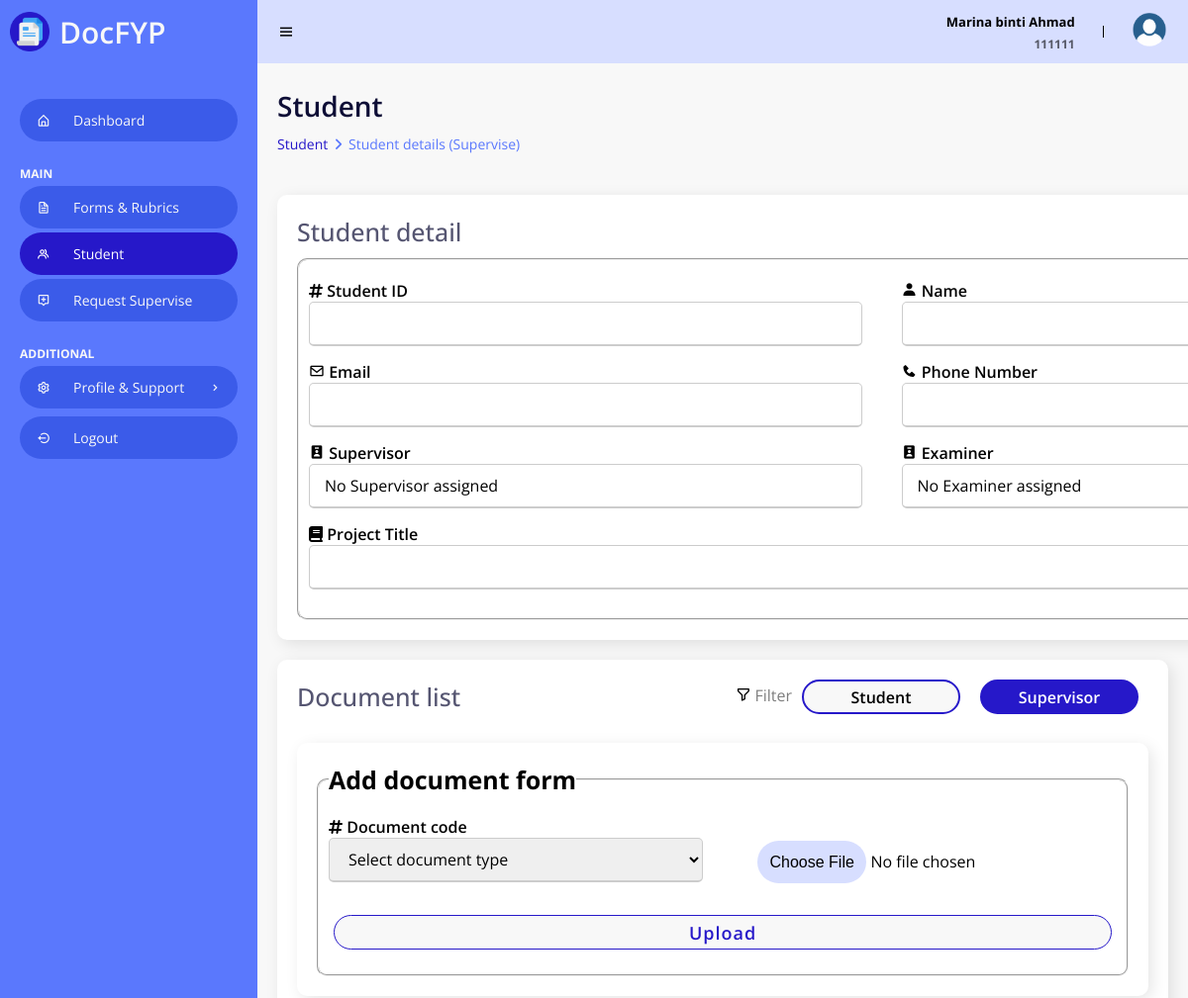
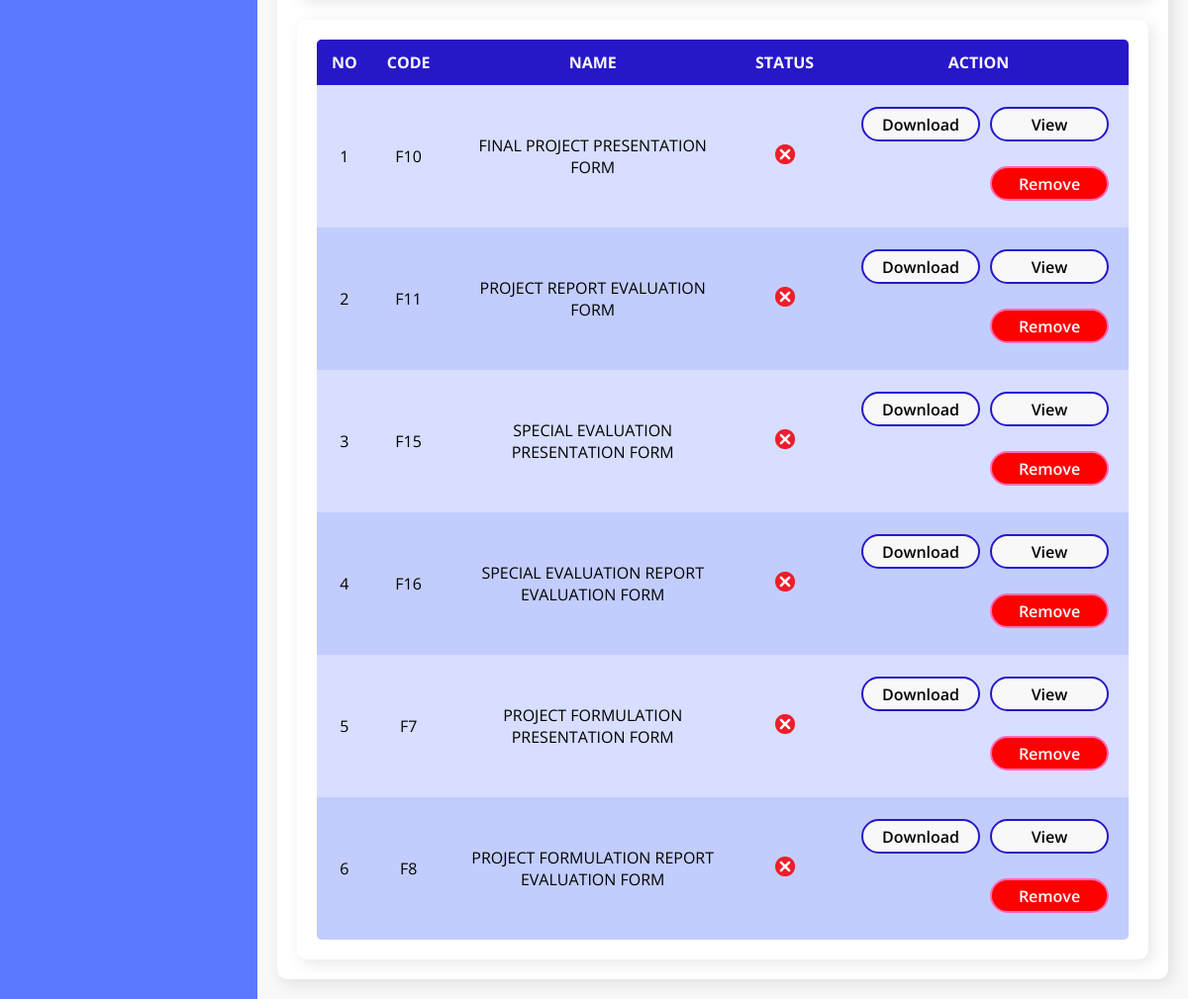
Page /Lecturer/studentICSVSupervisor.php (signed in) on the committed database (2 pictures, top to bottom).
### tables this page shows
CREATE TABLE `doctype` (
  `docCode` varchar(10) NOT NULL,
  `docName` varchar(50) NOT NULL,
  `docFileName` varchar(100) NOT NULL,
  `docExtension` varchar(100) NOT NULL,
  `docSize` varchar(100) NOT NULL,
  `docMark` varchar(50) NOT NULL,
  `docDecs` varchar(50) NOT NULL
);

### Lecturer/studentICSVSupervisor.php (the view, shortened to what this page needs)
<!DOCTYPE html>
<html>
<head>
    <link rel="stylesheet" href="StyleHome.css">
    <link href='https://unpkg.com/boxicons@2.0.9/css/boxicons.min.css' rel='stylesheet'>
    <link rel="stylesheet" href="https://cdnjs.cloudflare.com/ajax/libs/font-awesome/6.4.0/css/all.min.css">
    <?php
        include("../Dbconn.php");
    ?>
</head>
<body>
    <section id="sidebar">
        <a href="Home.php" class="brand">
            <img class="logo" src="/Edms/images/logo.png" alt="Logo">
            DocFYP
        </a>
        <ul class="side-menu">
            <li><a href="Home.php"><i class='bx bx-home-alt icon' ></i>Dashboard</a></li>
            <li class="divider" data-text="main">Main</li>
            <li><a href="FormRubric.php"><i class='bx bx-file icon'></i> Forms & Rubrics</a></li>
            <li><a href="student.php" class="active"><i class='bx bx-group icon' ></i></i> Student</a></li>
            <li><a href="requestSupervise.php"><i class='bx bx-message-alt-add icon'></i> Request Supervise </a></li>
            <li class="divider" data-text="ADDITIONAL">Setting & Support</li>
            <li>
                <a href="#"><i class='bx bx-cog icon' ></i> Profile & Support <i class='bx bx-chevron-right icon-right' ></i></a>
            </li>
            <li><a href="/Edms/Logout.php"><i class='bx bx-log-out-circle icon'></i> Logout</a></li>
        </ul>
    </section>
    <section id="content">
        <nav>
            <i class='bx bx-menu toggle-sidebar' ></i>
            <div class="sessionInfo">
                <?php
                if (isset($_SESSION["log"]) && ($_SESSION["log"] == 2)) {
                    ?>
                    <div class="userFullName">
                        <p><?php echo $_SESSION["lect_name"]?></p>
                    </div>
                    <div class="userID">
                        <p><?php echo $_SESSION["lect_id"]; ?></p>
                    </div>
                    <?php
                } else {
                    echo "<meta http-equiv=\"refresh\" content=\"2;URL=../Login.php\"/>";
                }
                ?>
            </div>
            <div class="profile">
                <img src="/Edms/images/userdp.png" alt="Profile picture">
            </div>
        </nav>
        <main>
            <?php
            $stud_id = $_GET['studID'];
            $sql = "SELECT * FROM student WHERE studID = '" .$stud_id. "'";
            $query = mysqli_query($connection, $sql) or die("Query Fail");
            $data = mysqli_fetch_array($query);
            ?>
            <h1 class="title">Student</h1>
            <ul class="breadcrumbs">
                <li><a href="student.php">Student</a></li>
                <li class="divider"><i class="fa fa-solid fa-angle-right"></i></li>
                <li><a href="student.php" class="active">Student details (Supervise)</a></li>
            </ul>
            <br>
            <div class="data">
                <div class="content-data">
                    <div class="titleContentWButton">
                        <h1 class="titleContent">Student detail</h1>
                    </div>
                    <fieldset>
                        <form action="editClassProcess.php" method="POST" enctype="multipart/form-data">
                            <div class="form-details">
                                <div class="input-box">
                                    <i class="fa-solid fa-hashtag"></i>
                                    <span class="details">Student ID</span>
                                    <input type="text"
                                    value="<?php echo $data['studID']; ?>"
                                    name="classID"
                                    readonly>
                                </div>
                                <div class="input-box">
                                    <i class='bx bxs-user'></i>
                                    <span class="details">Name</span>
                                    <input type="text"
                                    value="<?php echo $data['studName']; ?>"
                                    name="className"
                                    readonly>
                                </div>
                                <div class="input-box">
                                    <i class='bx bx-envelope' ></i>
                                    <span class="details">Email</span>
                                    <input type="text"
                                    value="<?php echo $data['studEmail']; ?>"
                                    name="classYear"
                                    readonly>
                                </div>
                                <div class="input-box">
                                    <i class='bx bxs-phone' ></i>
                                    <span class="details">Phone Number</span>
                                    <input type="text"
                                    value="<?php echo $data['studPhoneNum']; ?>"
                                    name="classSession"
                                    readonly>
                                </div>
                                <?php
                                $sql = "SELECT * FROM lecturer WHERE lectID = '".$data['studSV']."'";
                                $query = mysqli_query($connection, $sql);
                                $rowSV = mysqli_fetch_array($query);
                                $sql = "SELECT * FROM lecturer WHERE lectID = '".$data['studExam']."'";
                                $query = mysqli_query($connection, $sql);
                                $rowExam = mysqli_fetch_array($query);
                                if (!empty($data['studSV'])) {
                                    $sqlSV = "SELECT * FROM lecturer WHERE lectID = '" . $data['studSV'] . "'";
                                    $sqlAdminSV = "SELECT * FROM admin WHERE adminID = '" . $data['studSV'] . "'";
                                    $querySV = mysqli_query($connection, $sqlSV);
                                    $queryAdminSV = mysqli_query($connection, $sqlAdminSV);
                                    $rowSV = mysqli_fetch_array($querySV);
                                    $rowAdminSV = mysqli_fetch_array($queryAdminSV);
                                } else {
                                    $rowSV = null;
                                    $rowAdminSV = null;
                                }
                                if (!empty($data['studExam'])) {
                                    $sqlExam = "SELECT * FROM lecturer WHERE lectID = '" . $data['studExam'] . "'";
                                    $sqlAdminExam = "SELECT * FROM admin WHERE adminID = '" . $data['studExam'] . "'";
                                    $queryExam = mysqli_query($connection, $sqlExam);
                                    $queryAdminExam = mysqli_query($connection, $sqlAdminExam);
                                    $rowExam = mysqli_fetch_array($queryExam);
                                    $rowAdminExam = mysqli_fetch_array($queryAdminExam);
                                } else {
                                    $rowExam = null;
                                    $rowAdminExam = null;
                                }
                                ?>
                                <div class="input-box">
                                    <i class='bx bxs-user-badge' ></i>
                                    <span class="details">Supervisor</span><br>
                                    <input type="text"
                                    value="<?php echo ($rowSV != null) ? $rowSV['lectName'] : (($rowAdminSV != null) ? $rowAdminSV['adminName'] : "No Supervisor assigned"); ?>"
                                    name="classSession"
                                    readonly>
                                </div>
                                <div class="input-box">
                                    <i class='bx bxs-user-badge' ></i>
                                    <span class="details">Examiner</span><br>
                                    <input type="text"
                                    value="<?php echo ($rowExam != null) ? $rowExam['lectName'] : (($rowAdminExam != null) ? $rowAdminExam['adminName'] : "No Examiner assigned"); ?>"
                                    name="classSession"
                                    readonly>
                                </div>
                                <div class="input-box">
                                    <i class="fa-solid fa-book"></i>
                                    <span class="details">Project Title</span><br>
                                    <input type="text" style="width: 1157px;"
                                    value="<?php echo $data['studFYPTitle']; ?>"
                                    name="classSession"
                                    readonly>
                                </div>
                            </div>
                        </form>
                    </fieldset>
                </div>
            </div>
            <div class="data">
                <div class="content-data">
                    <div class="titleContentWButton">
                        <h1 class="titleContent">Document list</h1>
                        <a href="#">
                            <button class="addBtn" style="margin: 0 10px; background: #2618c9; color: white;">
                                Supervisor
                            </button>
                        </a>
                        <a href="studentICSV.php?studID=<?php echo $data['studID']; ?>" class="active">
                            <button class="addBtn" style="margin: 0 10px; ">
                                Student
                            </button>
                        </a>
                        <div class="filter" style="float: right; margin-top: 5px;">
                            <i class='bx bx-filter-alt'></i>
                            <span class="details" style="opacity: 0.5;">Filter</span>
                        </div>
                    </div>
                    <div class="data">
                        <div class="content-data">
                            <fieldset>
                                <legend>
                                    Add document form
                                </legend>
                                <form action="studentICSVSupervisorProcess.php" method="POST" enctype="multipart/form-data">
                                    <div class="form-details">
                                        <div class="input-box">
                                            <i class="fa-solid fa-hashtag"></i>
                                            <span class="details">Document code</span>
                                            <select name="docType" required>
                                                <option value="" disabled selected hidden>Select document type</option>
                                            </select>
                                        </div>
                                        <div class="input-box">
                                            <input class="upload-box" type="file" name="docFile" id="docFile" required style="border: 0px; margin-top: 25px;">
                                        </div>
                                    </div>
                                    <div class="button">
                                        <input type="submit" value="Upload" name="uploadDoc" id="uploadDoc">
                                    </div>
                                </form>
                            </fieldset>
                        </div>
                    </div>
                    <br>
                    <?php
                    $sqlDocType = "SELECT * FROM doctype WHERE docDecs = 'Supervisor and examiner marks required' OR docDecs = 'All marks required'";
                    $queryDocType = mysqli_query($connection, $sqlDocType) or die("not found");
                    $count = 1;
                    ?>
                    <div class="content-data">
                        <table>
                            <tr>
                                <th>no</th>
                                <th>code</th>
                                <th>name</th>
                                <th>status</th>
                                <th>action</th>
                            </tr>
                            <?php
                            while ($rowDocType= mysqli_fetch_array($queryDocType)) {
                                $sqlCheckDoc = "SELECT * FROM document WHERE docCode = '" . $rowDocType["docCode"] . "' AND uploadBy = '" . $data['studSV'] . "'";
                                $queryCheckDoc = mysqli_query($connection, $sqlCheckDoc);
                                $getDocID = mysqli_fetch_array($queryCheckDoc);
                                $status = (mysqli_num_rows($queryCheckDoc) > 0) ? "<img src='/Edms/images/yes.png' style='width:20px; height: 20px;'>" : "<img src='/Edms/images/no.png' style='width:20px; height: 20px;'>";
                                ?>
                                <tr>
                                    <td><?php echo $count; ?></td>
                                    <td><?php echo $rowDocType["docCode"]; ?></td>
                                    <td><?php echo $rowDocType["docName"]; ?></td>
                                    <td><?php echo $status; ?></td>
                                    <td>
                                        <a class="dw" target="_blank" href="studentICSVSupervisorVDD.php?docView=<?php echo $getDocID["docID"]; ?>&studID=<?php echo $stud_id ?>">
                                            <button class="actionBtn">
                                                View
                                            </button>
                                        </a>
                                        <a class="dw" target="_blank" href="studentICSVSupervisorVDD.php?docDw=<?php echo $getDocID["docID"]; ?>&studID=<?php echo $stud_id ?>">
                                            <button class="actionBtn">
                                                Download
                                            </button>
                                        </a>
                                        <a class="dw" href="studentICSVSupervisorVDD.php?docRemove=<?php echo $getDocID["docID"]; ?>&studID=<?php echo $stud_id ?>">
                                            <button class="actionBtn" style="background: red; color: white; border-color: hotpink;">
                                                Remove
                                            </button>
                                        </a>
                                    </td>
                                </tr>
                                <?php
                                $count++;
                            }
                            ?>
                        </table>
                    </div>
                </div>
            </div>
        </main>
    </section>
</body>
</html>

### rows in the picture
doctype: docCode "F10", docName "FINAL PROJECT PRESENTATION FORM"
doctype: docCode "F11", docName "PROJECT REPORT EVALUATION FORM"
doctype: docCode "F15", docName "SPECIAL EVALUATION PRESENTATION FORM"
doctype: docCode "F16", docName "SPECIAL EVALUATION REPORT EVALUATION FORM"
doctype: docCode "F7", docName "PROJECT FORMULATION PRESENTATION FORM"
doctype: docCode "F8", docName "PROJECT FORMULATION REPORT EVALUATION FORM"

### other values in the picture
$_SESSION["lect_name"] "Marina binti Ahmad"
$_SESSION["lect_id"] "111111"
